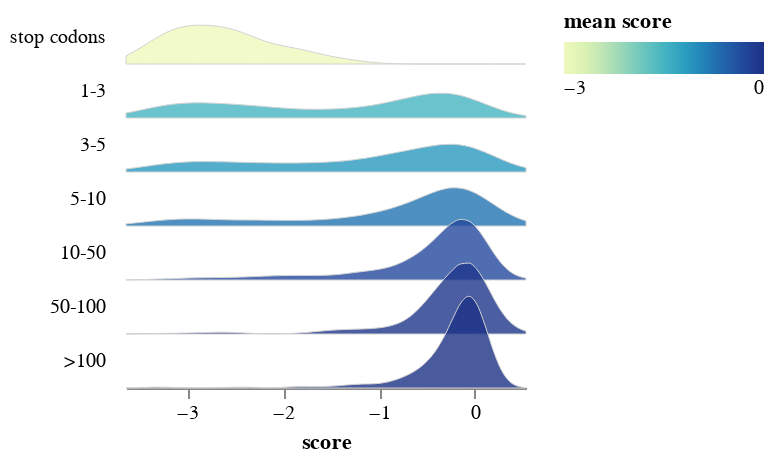

Source (notebook cell):
### Markdown cell above
Plot the data:

### Code cell
score = 'observed_effect'
# get smoothed distribution of scores
bins = numpy.linspace(
    natural_effects_full_filtered.query('cutoff!=False')[score].min(),
    natural_effects_full_filtered.query('cutoff!=False')[score].max(),
    num=50,
)
smoothed_dist = pd.concat(
    [
        pd.DataFrame(
            {
                "cutoff": cutoff,
                score: bins,
                "count": scipy.stats.gaussian_kde(df[score])(bins),
                "mean_score": df[score].mean(),
            }
        )
        for cutoff, df in natural_effects_full_filtered.query('cutoff!=False').groupby(["cutoff"])
    ]
)

# ridgeline plot: https://altair-viz.github.io/gallery/ridgeline_plot.html
facet_height = 27
facet_overlap = 0.7
ridgeline_chart = (
    alt.Chart(smoothed_dist)
    .encode(
        x=alt.X(score, title="score", scale=alt.Scale(nice=False)),
        y=alt.Y(
            "count",
            axis=None,
            scale=alt.Scale(range=[facet_height, -facet_overlap * facet_height]),
        ),
        fill=alt.Fill(
            "mean_score:Q",
            title="mean score",
            legend=alt.Legend(direction="horizontal"),
            scale=alt.Scale(scheme="yellowgreenblue"),
        ),
        row=alt.Row(
            "cutoff",
            title=None,
            header=alt.Header(labelAlign="left", labelAngle=0),
            spacing=0,
            sort=[
                "stop codons",
                "1-3",
                "3-5",
                "5-10",
                "10-50",
                "50-100",
                "100-10000",
            ],
        ),
        #column=alt.Column(
        #    "library",
        #    title=None,
        #    header=alt.Header(
        #        labelFontWeight="bold",
        #        labelPadding=facet_height * facet_overlap,
        #    ),
        #),
        tooltip=[
            "cutoff",
            alt.Tooltip("mean_score", format=".2f", title="mean score"),
        ],
    )
    .mark_area(
        interpolate="monotone",
        smooth=True,
        fillOpacity=0.8,
        stroke="lightgray",
        strokeWidth=0.5,
    )
    .configure_view(stroke=None)
    .configure_axis(grid=False)
    .properties(width=200, height=facet_height, bounds="flush")
)

ridgeline_chart

### Figure 1 — Vega-Lite specification as saved in the notebook (floating-point values rounded to 4 significant figures; data arrays with more than 128 entries replaced by an {"elided": "..."} marker saying what was removed)
{"config": {"view": {"continuousWidth": 300, "continuousHeight": 300, "stroke": null}, "axis": {"grid": false}}, "data": {"name": "data-4670de75e1d6b07c023221d189a00042"}, "mark": {"type": "area", "fillOpacity": 0.8, "interpolate": "monotone", "smooth": true, "stroke": "lightgray", "strokeWidth": 0.5}, "bounds": "flush", "encoding": {"fill": {"field": "mean_score", "legend": {"direction": "horizontal"}, "scale": {"scheme": "yellowgreenblue"}, "title": "mean score", "type": "quantitative"}, "row": {"field": "cutoff", "header": {"labelAlign": "left", "labelAngle": 0}, "sort": ["stop codons", "1-3", "3-5", "5-10", "10-50", "50-100", "100-10000"], "spacing": 0, "title": null, "type": "nominal"}, "tooltip": [{"field": "cutoff", "type": "nominal"}, {"field": "mean_score", "format": ".2f", "title": "mean score", "type": "quantitative"}], "x": {"field": "observed_effect", "scale": {"nice": false}, "title": "score", "type": "quantitative"}, "y": {"axis": null, "field": "count", "scale": {"range": [27, -18.9]}, "type": "quantitative"}}, "height": 27, "width": 200, "$schema": "https://vega.github.io/schema/vega-lite/v5.2.0.json", "datasets": {"data-4670de75e1d6b07c023221d189a00042": {"elided": "350 records"}}}
